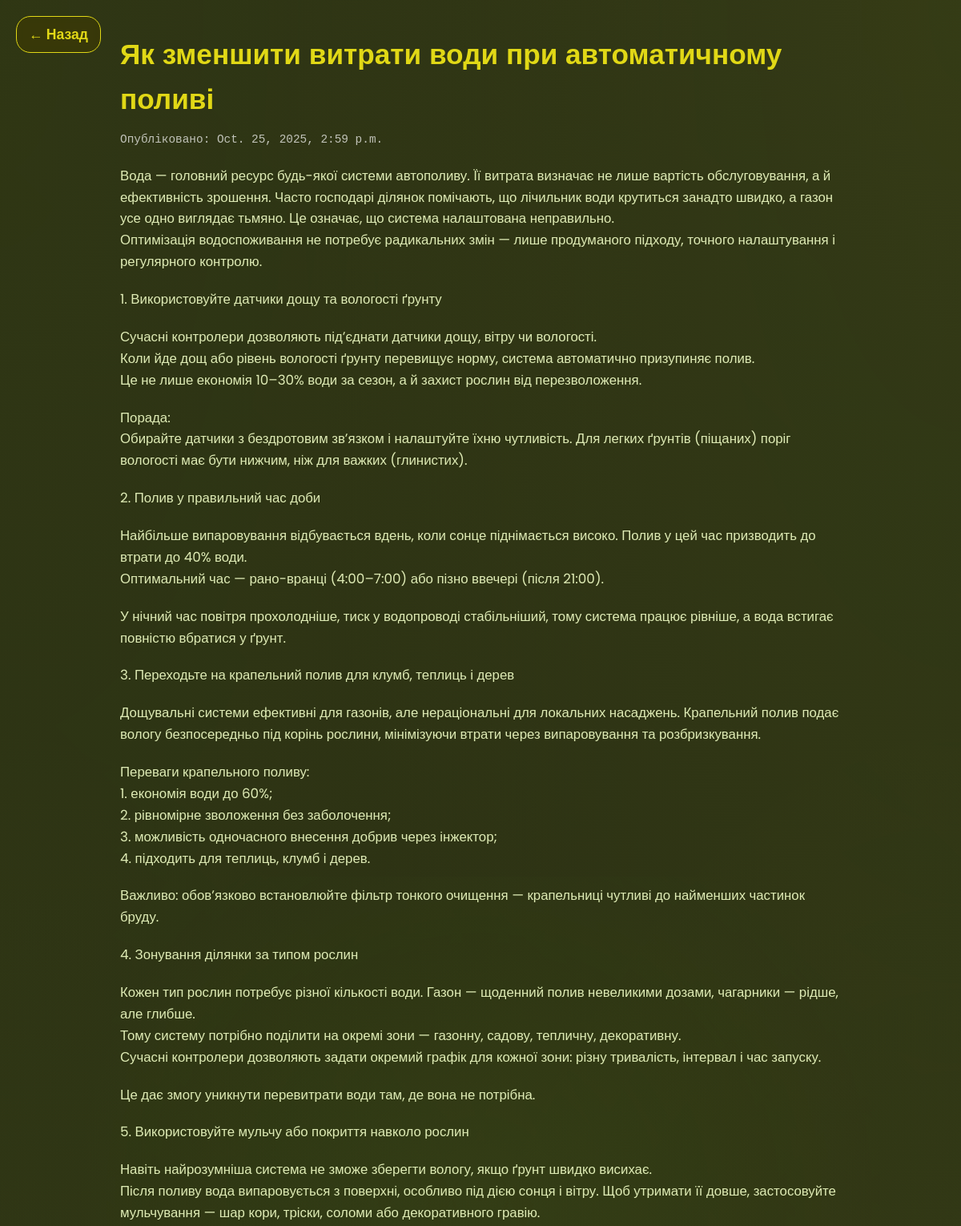
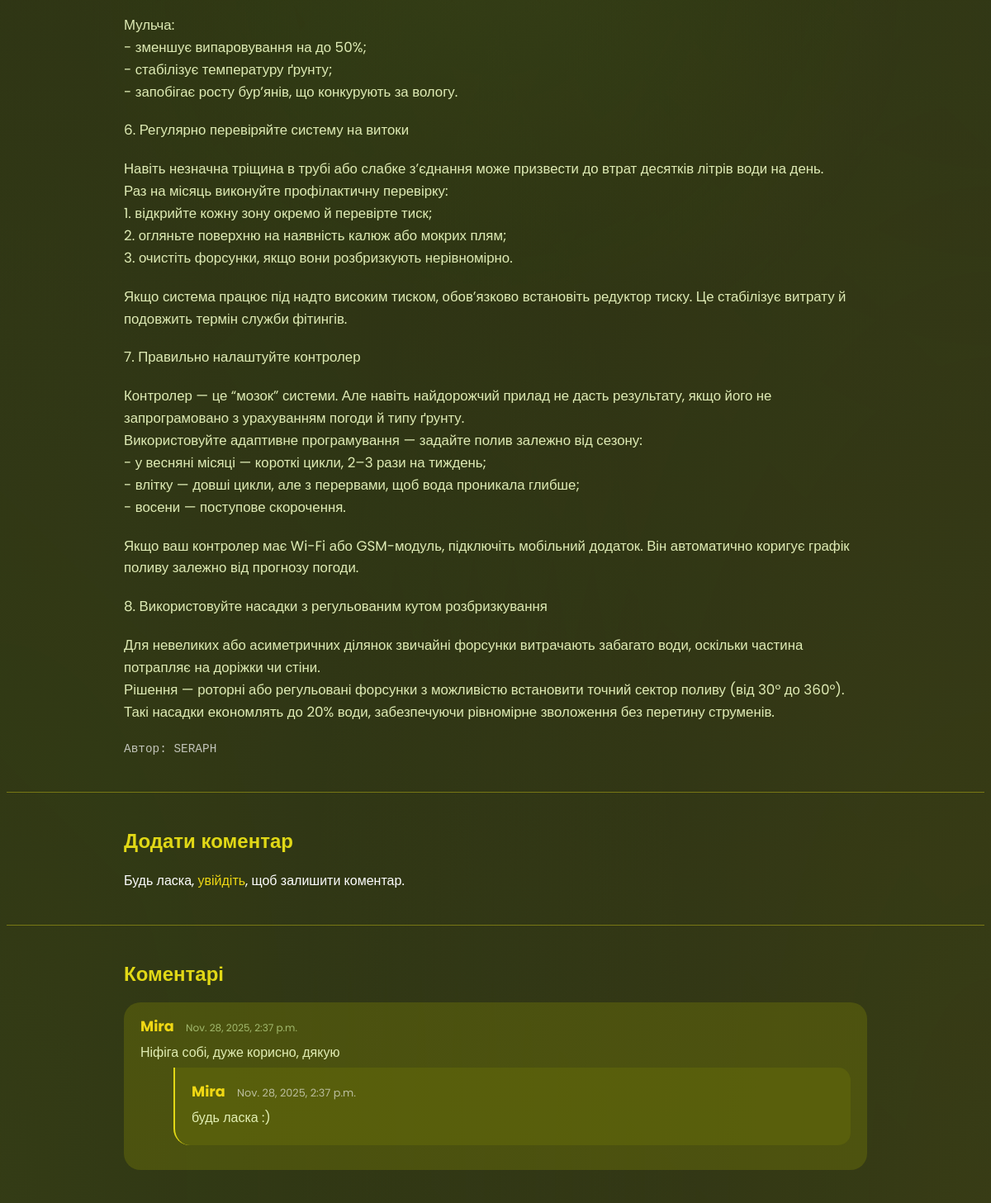
The app's page /articles/6/ with its own data (2 pictures, top to bottom).
### Watering/models.py (models this page shows, shortened)
class Article(models.Model):
    title = models.CharField(max_length=200)
    content = models.TextField()
    published_date = models.DateTimeField(auto_now_add=True)
    author = models.ForeignKey(User, on_delete=models.CASCADE)

class User(AbstractUser):
    email = models.EmailField(unique=True, blank=False)
    is_verified = models.BooleanField(default=False)
    verification_code = models.CharField(max_length=6, blank=True, null=True)
    def __str__(self):
        return self.username

class Comment(models.Model):
    article = models.ForeignKey(Article, on_delete=models.CASCADE, related_name='comments')
    user = models.ForeignKey(User, on_delete=models.CASCADE)
    text = models.TextField()
    created_at = models.DateTimeField(auto_now_add=True)
    parent = models.ForeignKey('self', null=True, blank=True, on_delete=models.CASCADE, related_name='replies')
    class Meta:
        ordering = ['created_at']

### Watering/views.py (the view)
# urls.py: path('articles/<int:article_id>/', views.article_detail, name='article_detail'),
def article_detail(request, article_id):
    article = get_object_or_404(Article, id=article_id)  # отримуємо статтю за id
    comments = article.comments.filter(parent__isnull=True).order_by('-created_at')  # отримуємо коментарі до статті
    form = CommentForm()
    return render(request, 'Watering/article_detail.html', {'article': article, 'comments': comments, 'form': form})

### templates/Watering/article_detail.html (shortened to what this page needs)
{% load static %}
<!DOCTYPE html>
<html lang="en">
<head>
    <link rel="stylesheet" href="{% static '/css/article_det.css' %}">
</head>
<body>
    <a href="{% url 'articles' %}" class="back-btn">← Назад</a>
    <article>
        <h1>{{ article.title }}</h1>
        <small>Опубліковано: {{ article.published_date }}</small>
        <div class="content">
            <p>{{ article.content|linebreaks }}</p>
        </div>
        <small>Автор: {{ article.author }}</small>
    </article>
    <hr>
    <section id="add-comment">
        <h2>Додати коментар</h2>
        {% if user.is_authenticated %}
            <form method="post" id="comment-form">
                {% csrf_token %}
                <textarea id="comment-text" name="text" rows="3" placeholder="Ваш коментар..."></textarea><br>
                <div class="button">
                    <input type="submit" value="Надіслати">
                </div>
            </form>
        {% else %}
            <p>Будь ласка, <a href="{% url 'login' %}">увійдіть</a>, щоб залишити коментар.</p>
        {% endif %}
    </section>
    <hr>
    <section id="comments">
        <h2>Коментарі</h2>
        {% for comment in comments %}
            <div class="comment">
                <strong>{{ comment.user.username }}</strong>
                <span>{{ comment.created_at }}</span>
                <p>{{ comment.text|linebreaks }}</p>
                {% for reply in comment.replies.all %}
                    <div class="reply">
                        <strong>{{ reply.user.username }}</strong>
                        <span>{{ reply.created_at }}</span>
                        <p>{{ reply.text|linebreaks }}</p>
                    </div>
                {% endfor %}
            </div>
        {% empty %}
            <p>Поки що немає коментарів. Будьте першим, хто залишить коментар!</p>
        {% endfor %}
    </section>
    <div class="effects-container">
        <div class="color-overlay"></div>
        <div class="pulse-effect"></div>
        <div class="fireflies" id="firefliesContainer"></div>
        <div class="wave-edges"></div>
    </div>
</body>
</html>

### static/css/article_det.css (style rules this page uses)
.back-btn { display: inline-block; position: absolute; top: 20px; left: 20px; text-decoration: none; color: rgb(225, 216, 22); font-size: 1.1rem; font-weight: 600; padding: 8px 15px; border: 1px solid rgb(225, 216, 22); border-radius: 18px; background: rgba(60, 58, 5, 0.7); backdrop-filter: blur(4px); transition: 0.3s ease; z-index: 20; }
body { font-family: "Poppins", sans-serif; background: #1c1b12; color: #fdfdfd; min-height: 100vh; overflow-x: hidden; line-height: 1.6; z-index: 0; animation: gradientShift 15s ease-in-out infinite; }
.effects-container { position: fixed; top: 0; left: 0; width: 100%; height: 100%; pointer-events: none; z-index: -1; }
.color-overlay { position: absolute; top: 0; left: 0; width: 100%; height: 100%; background: linear-gradient( 45deg, rgba(30, 58, 5, 0.3), rgba(60, 88, 12, 0.2), rgba(90, 118, 25, 0.25), rgba(120, 148, 35, 0.2), rgba(156, 151, 35, 0.3) ); background-size: 400% 400%; animation: colorFlow 12s ease-in-out infinite; mix-blend-mode: overlay; }
.pulse-effect { position: absolute; top: 50%; left: 50%; transform: translate(-50%, -50%); width: 100vw; height: 100vh; background: radial-gradient( circle, rgba(90, 118, 25, 0.15) 0%, rgba(60, 88, 12, 0.1) 40%, transparent 70% ); animation: pulse 10s ease-in-out infinite; }
.fireflies { position: absolute; width: 100%; height: 100%; }
.wave-edges { position: absolute; top: 0; left: 0; width: 100%; height: 100%; background: radial-gradient(ellipse at 0% 0%, rgba(60, 88, 12, 0.1) 0%, transparent 50%), radial-gradient(ellipse at 100% 0%, rgba(90, 118, 25, 0.1) 0%, transparent 50%), radial-gradient(ellipse at 0% 100%, rgba(120, 148, 35, 0.1) 0%, transparent 50%), radial-gradient(ellipse at 100% 100%, rgba(156, 151, 35, 0.1) 0%, transparent 50%); animation: waveMove 20s ease-in-out infinite; }
a { color: #f0d814; text-decoration: none; transition: color 0.3s ease; }
hr { border: none; border-top: 1px solid rgba(225, 216, 22, 0.4); margin: 30px 0; }
article { max-width: 900px; margin: 40px auto; }
article h1 { font-size: 2.2rem; margin-bottom: 10px; color: #e1d816; font-family: Impact, Haettenschweiler, 'Arial Narrow Bold', sans-serif; }
article small { display: block; margin-bottom: 15px; color: rgba(255, 255, 255, 0.7); font-size: 0.9rem; font-family: 'Courier New', Courier, monospace; }
article .content p { margin-bottom: 20px; color: rgba(242, 255, 199, 0.9); font-size: 1.05rem; }
section#add-comment { max-width: 900px; margin: 40px auto; }
section#add-comment h2 { color: #e1d816; margin-bottom: 15px; font-family: Impact, Haettenschweiler, 'Arial Narrow Bold', sans-serif; }
#comments { max-width: 900px; margin: 40px auto; }
#comments h2 { color: #e1d816; margin-bottom: 15px; font-family: Impact, Haettenschweiler, 'Arial Narrow Bold', sans-serif; }
.comment { margin-bottom: 15px; padding-left: 0; border-radius: 20px; }
.comment strong { color: #f0d814; font-size: 1.1rem; }
.comment span { font-size: 0.75rem; color: #dcffad99; margin-left: 10px; }
.comment p { margin: 5px 0 0 0; color: rgba(242, 255, 199, 0.9); }
.reply { margin-left: 40px; border-left: 2px solid #e1d816; padding-left: 15px; border-radius: 0px 15px 15px 20px; }
.reply strong { color: #f0d814; }
.reply span { font-size: 0.8rem; color: rgba(255, 255, 255, 0.6); margin-left: 10px; }
.reply p { margin: 5px 0 0 0; color: rgba(242, 255, 199, 0.9); }
.comment, .reply { background: rgba(102, 108, 11, 0.5); padding: 15px 20px; margin-bottom: 15px; position: relative; }

### records on screen
Article: title "Як зменшити витрати води при автоматичному поливі", published_date "Oct. 25, 2025, 2:59 p.m.", content "Вода — головний ресурс будь-якої системи автополиву. Її витрата визначає не лише вартість обслуговування, а й ефективність зрошення. Часто господарі ділянок помічають, що лічильник води крутиться занадто швидко, а газон усе одно виглядає тьмяно. Це означає, що система налаштована неправильно. Оптимізація водоспоживання не потребує радикальних змін — лише продуманого підходу, точного налаштування і регулярного контролю. 1. Використовуйте датчики дощу та вологості ґрунту Сучасні контролери дозволяють під’єднати датчики дощу, вітру чи вологості. Коли йде дощ або рівень вологості ґрунту перевищує норму, система автоматично призупиняє полив. Це не лише економія 10–30% води за сезон, а й захист…", author "SERAPH"
Comment: user.username "Mira", created_at "Nov. 28, 2025, 2:37 p.m.", text "Ніфіга собі, дуже корисно, дякую"
Comment: user.username "Mira", created_at "Nov. 28, 2025, 2:37 p.m.", text "будь ласка :)"
